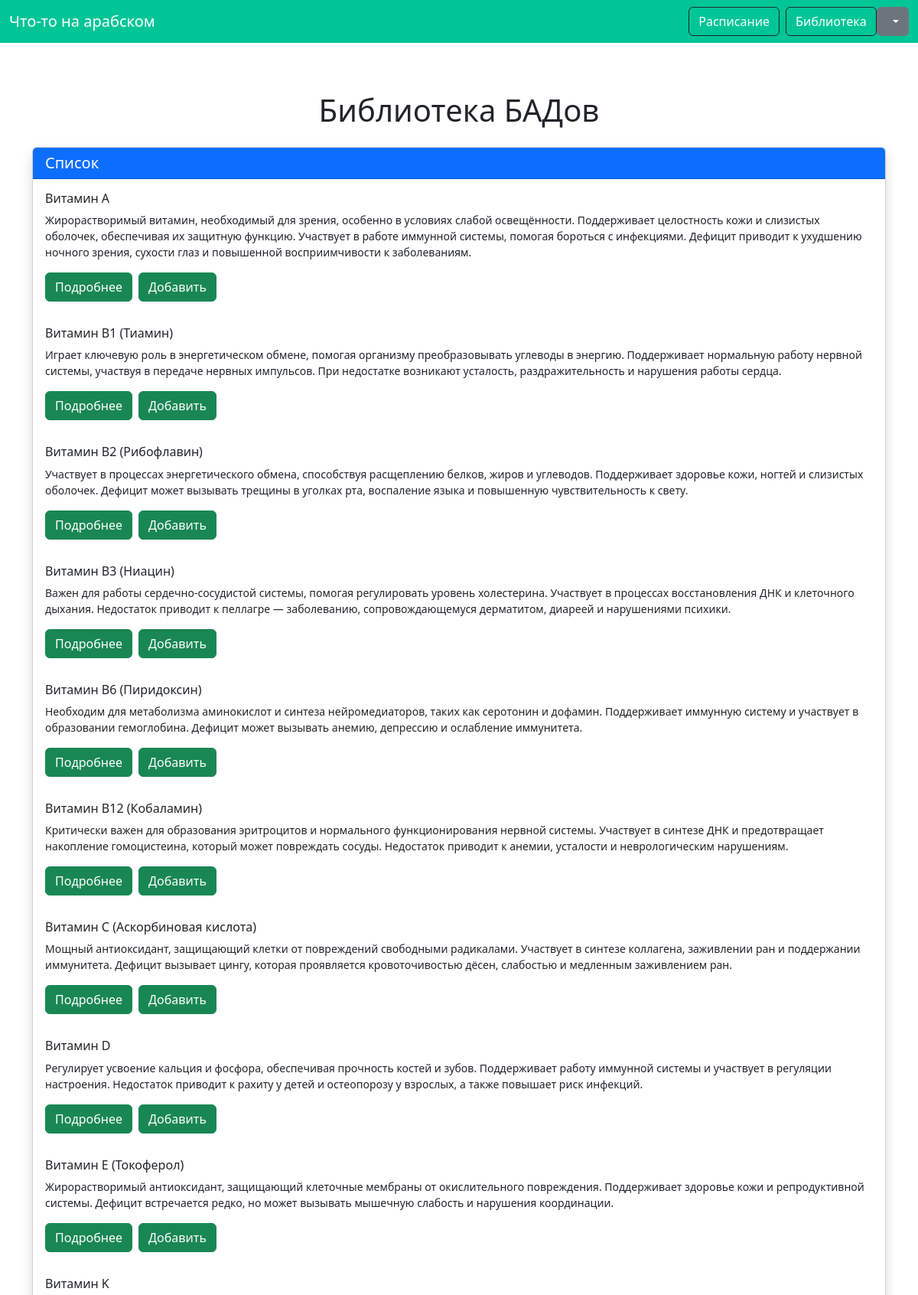
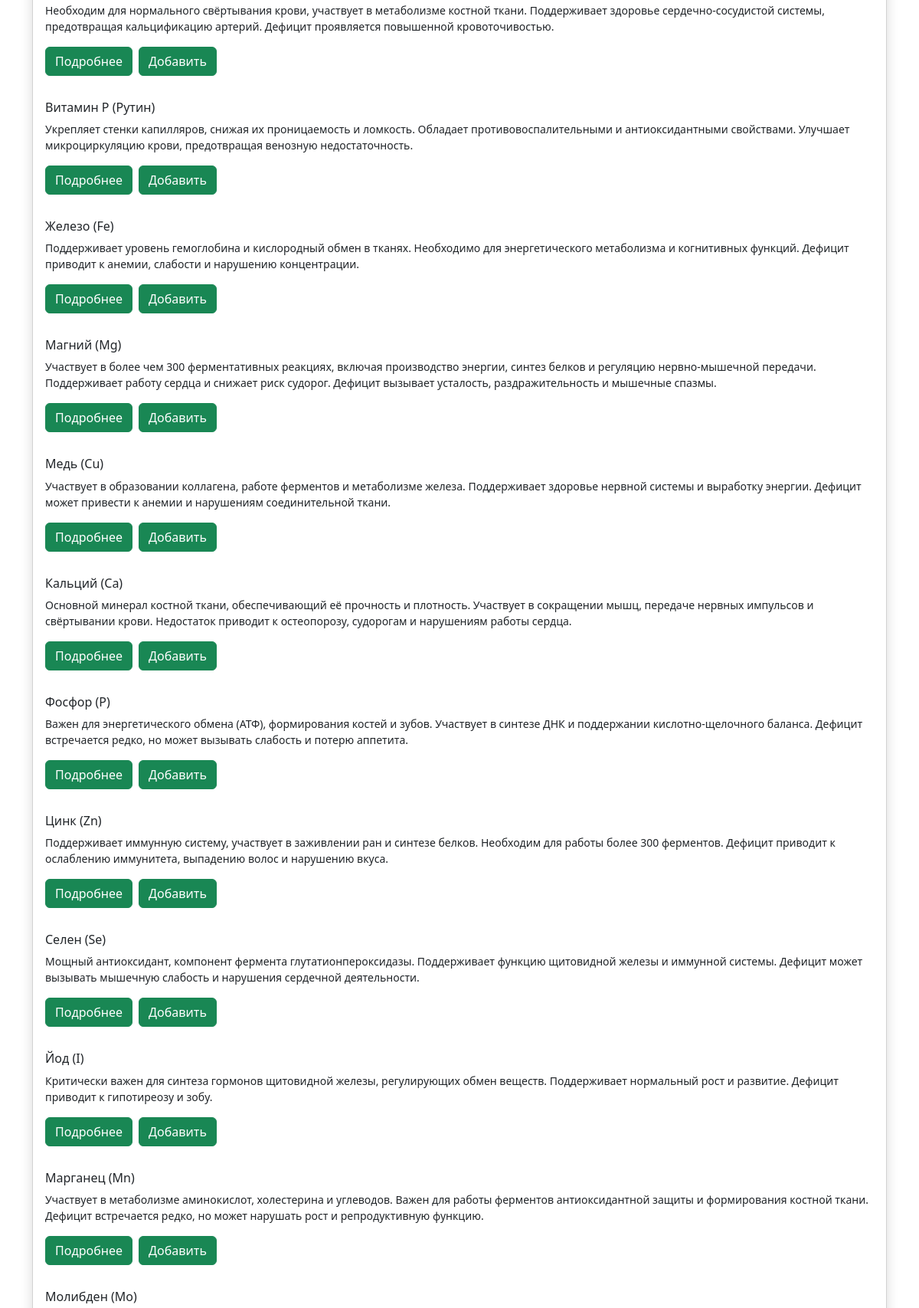
Screenshot of /api/1/library (upper part) with the database file from the repository (2 pictures, top to bottom).
### models.py (models this page shows)
class Supplements(db.Model):
    id = db.Column(db.Integer, primary_key=True)
    name = db.Column(db.String(100), nullable=False)
    description = db.Column(db.String(1000), nullable=False, default=False)
    time = db.Column(db.String(80), nullable=False)

### app.py (the view)
@app.route('/api/<int:id>/library', methods=['GET'])
def get_supplements(id):
    supplements = Supplements.query.all()
    return render_template('library.html', supplements=supplements, user_id=id)

### templates/library.html
{% extends 'base.html' %}
{% block content %}
<body>
    <div class="container py-5">
        <h1 class="text-center mb-4">Библиотека БАДов</h1>
        <div class="list-container">
            <div class="card shadow">
                <div class="card-header bg-primary text-white">
                    <h5 class="card-title mb-0">Список</h5>
                </div>
                {% for sup in supplements %}
                <div class="card-body">
                    <h6 class="card-title">{{ sup['name'] }}</h6>
                    <p class="small">{{ sup['description'] }}</p>
                    <div class="d-flex gap-2">
                        <form method="get" action="/api/{{user_id}}/library/{{ sup['id'] }}">
                            <button type="submit" class="btn btn-success">Подробнее</button>
                        </form>
                        <form method="post" action="/api/{{user_id}}/library/{{ sup['id'] }}">
                            <button type="submit" class="btn btn-success">Добавить</button>
                        </form>
                    </div>
                </div>
                {% endfor %}
            </div>
        </div>
    </div>
</body>
{% endblock %}

### rows the page displays
Supplements: name "Витамин A", description "Жирорастворимый витамин, необходимый для зрения, особенно в условиях слабой освещённости. Поддерживает целостность кожи и слизистых оболочек, обеспечивая их защитную функцию. Участвует в работе иммунной системы, помогая бороться с инфекциями. Дефицит приводит к ухудшению ночного зрения, сухости глаз и повышенной восприимчивости к заболеваниям."
Supplements: name "Витамин B1 (Тиамин)", description "Играет ключевую роль в энергетическом обмене, помогая организму преобразовывать углеводы в энергию. Поддерживает нормальную работу нервной системы, участвуя в передаче нервных импульсов. При недостатке возникают усталость, раздражительность и нарушения работы сердца."
Supplements: name "Витамин B2 (Рибофлавин)", description "Участвует в процессах энергетического обмена, способствуя расщеплению белков, жиров и углеводов. Поддерживает здоровье кожи, ногтей и слизистых оболочек. Дефицит может вызывать трещины в уголках рта, воспаление языка и повышенную чувствительность к свету."
Supplements: name "Витамин B3 (Ниацин)", description "Важен для работы сердечно-сосудистой системы, помогая регулировать уровень холестерина. Участвует в процессах восстановления ДНК и клеточного дыхания. Недостаток приводит к пеллагре — заболеванию, сопровождающемуся дерматитом, диареей и нарушениями психики."
Supplements: name "Витамин B6 (Пиридоксин)", description "Необходим для метаболизма аминокислот и синтеза нейромедиаторов, таких как серотонин и дофамин. Поддерживает иммунную систему и участвует в образовании гемоглобина. Дефицит может вызывать анемию, депрессию и ослабление иммунитета."
Supplements: name "Витамин B12 (Кобаламин)", description "Критически важен для образования эритроцитов и нормального функционирования нервной системы. Участвует в синтезе ДНК и предотвращает накопление гомоцистеина, который может повреждать сосуды. Недостаток приводит к анемии, усталости и неврологическим нарушениям."
Supplements: name "Витамин C (Аскорбиновая кислота)", description "Мощный антиоксидант, защищающий клетки от повреждений свободными радикалами. Участвует в синтезе коллагена, заживлении ран и поддержании иммунитета. Дефицит вызывает цингу, которая проявляется кровоточивостью дёсен, слабостью и медленным заживлением ран."
Supplements: name "Витамин D", description "Регулирует усвоение кальция и фосфора, обеспечивая прочность костей и зубов. Поддерживает работу иммунной системы и участвует в регуляции настроения. Недостаток приводит к рахиту у детей и остеопорозу у взрослых, а также повышает риск инфекций."
Supplements: name "Витамин E (Токоферол)", description "Жирорастворимый антиоксидант, защищающий клеточные мембраны от окислительного повреждения. Поддерживает здоровье кожи и репродуктивной системы. Дефицит встречается редко, но может вызывать мышечную слабость и нарушения координации."
Supplements: name "Витамин K", description "Необходим для нормального свёртывания крови, участвует в метаболизме костной ткани. Поддерживает здоровье сердечно-сосудистой системы, предотвращая кальцификацию артерий. Дефицит проявляется повышенной кровоточивостью."
Supplements: name "Витамин P (Рутин)", description "Укрепляет стенки капилляров, снижая их проницаемость и ломкость. Обладает противовоспалительными и антиоксидантными свойствами. Улучшает микроциркуляцию крови, предотвращая венозную недостаточность."
Supplements: name "Железо (Fe)", description "Поддерживает уровень гемоглобина и кислородный обмен в тканях. Необходимо для энергетического метаболизма и когнитивных функций. Дефицит приводит к анемии, слабости и нарушению концентрации."
Supplements: name "Магний (Mg)", description "Участвует в более чем 300 ферментативных реакциях, включая производство энергии, синтез белков и регуляцию нервно-мышечной передачи. Поддерживает работу сердца и снижает риск судорог. Дефицит вызывает усталость, раздражительность и мышечные спазмы."
Supplements: name "Медь (Cu)", description "Участвует в образовании коллагена, работе ферментов и метаболизме железа. Поддерживает здоровье нервной системы и выработку энергии. Дефицит может привести к анемии и нарушениям соединительной ткани."
Supplements: name "Кальций (Ca)", description "Основной минерал костной ткани, обеспечивающий её прочность и плотность. Участвует в сокращении мышц, передаче нервных импульсов и свёртывании крови. Недостаток приводит к остеопорозу, судорогам и нарушениям работы сердца."
Supplements: name "Фосфор (P)", description "Важен для энергетического обмена (АТФ), формирования костей и зубов. Участвует в синтезе ДНК и поддержании кислотно-щелочного баланса. Дефицит встречается редко, но может вызывать слабость и потерю аппетита."
Supplements: name "Цинк (Zn)", description "Поддерживает иммунную систему, участвует в заживлении ран и синтезе белков. Необходим для работы более 300 ферментов. Дефицит приводит к ослаблению иммунитета, выпадению волос и нарушению вкуса."
Supplements: name "Селен (Se)", description "Мощный антиоксидант, компонент фермента глутатионпероксидазы. Поддерживает функцию щитовидной железы и иммунной системы. Дефицит может вызывать мышечную слабость и нарушения сердечной деятельности."
Supplements: name "Йод (I)", description "Критически важен для синтеза гормонов щитовидной железы, регулирующих обмен веществ. Поддерживает нормальный рост и развитие. Дефицит приводит к гипотиреозу и зобу."
Supplements: name "Марганец (Mn)", description "Участвует в метаболизме аминокислот, холестерина и углеводов. Важен для работы ферментов антиоксидантной защиты и формирования костной ткани. Дефицит встречается редко, но может нарушать рост и репродуктивную функцию."
Supplements: name "Молибден (Mo)"
